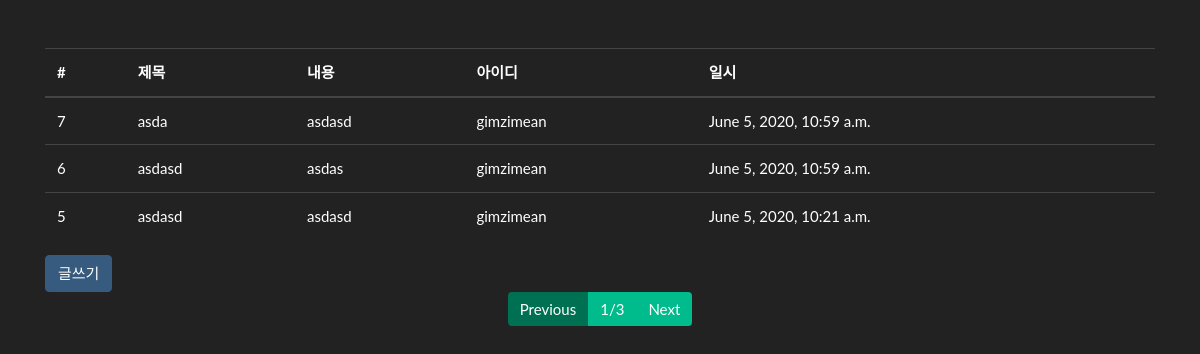
Before: /board/list/ with the older database file.
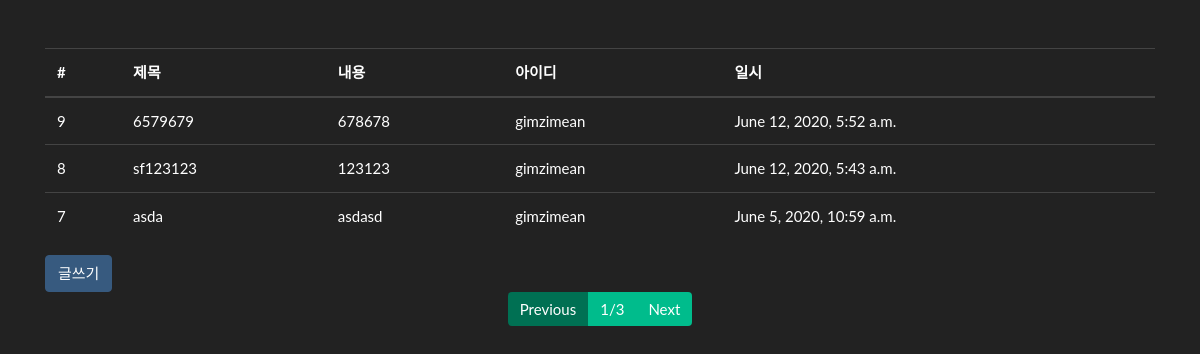
After: the same page with the newer database file.
### board/models.py (models this page shows, shortened)
class Board(models.Model):
    title = models.CharField(max_length=128,
                             verbose_name='제목')
    contents = models.TextField(verbose_name="내용")
    writer = models.ForeignKey('fcuser.Fcuser', on_delete=models.CASCADE,
                               verbose_name='작성자')
    tags = models.ManyToManyField('tag.Tag', verbose_name='태그')
    registered_dttm = models.DateTimeField(
        auto_now_add=True, verbose_name='등록시간')
    class Meta:
        db_table = 'fastcampus_board'
        verbose_name = '패스트캠퍼스 게시글'
        verbose_name_plural = '패스트캠퍼스 게시글'

### fcuser/models.py (models this page shows)
class Fcuser(models.Model):
    username = models.CharField(max_length=32,
                                verbose_name='사용자명')
    useremail = models.EmailField(max_length=128,
                                  verbose_name="사용자 이메일")
    password = models.CharField(max_length=64,
                                verbose_name='비밀번호')
    registered_dttm = models.DateTimeField(
        auto_now_add=True, verbose_name='등록시간')
    def __str__(self):
        return self.username
    class Meta:
        db_table = 'fastcampus_fcuser'
        verbose_name = '패스트캠퍼스 사용자'
        verbose_name_plural = '패스트캠퍼스 사용자'

### board/views.py (the view)
# urls.py: path('list/', views.board_list),  # 경로, 함수
def board_list(request):
    all_boards = Board.objects.all().order_by("-id")
    page = int(request.GET.get('page', 1))  # 지금 페이지는 뭐?
    paginator = Paginator(all_boards, 3)  # 몇개씩?
    boards = paginator.get_page(page)  # 뿌리기
    return render(request, 'board_list.html', {'boards': boards})

### board/templates/board_list.html
{% extends "base.html" %} {% block contents %}
<div class="row mt-5">
  <div class="col-12">
    <table class="table table-hover">
      <thead>
        <tr>
          <th>#</th>
          <th>제목</th>
          <th>내용</th>
          <th>아이디</th>
          <th>일시</th>
        </tr>
      </thead>
      <tbody>
        {% for board in boards %}
        <tr onclick="location.href = '/board/detail/{{board.id}}'">
          <td>{{board.id}}</td>
          <td>{{board.title}}</td>
          <td>{{board.contents}}</td>
          <td>{{board.writer}}</td>
          <td>{{board.registered_dttm}}</td>
        </tr>
        {% endfor%}
      </tbody>
    </table>
  </div>
</div>
<div class="row">
  <div class="col-12">
    <button class="btn btn-primary" onclick="location.href='/board/write/'">
      글쓰기
    </button>
  </div>
</div>
<ul class="pagination justify-content-center">
  {% if boards.has_previous %}
  <li class="page-item"><a class="page-link" href="?page={{boards.previous_page_number}}">Previous</a></li>
  {% else %}
  <li class="page-item disabled"><a class="page-link" href="#">Previous</a></li>
  {% endif %}
  <li class="page-item"><a class="page-link" href="#">{{boards.number}}/{{boards.paginator.num_pages}}</a></li>
  {% if boards.has_next %}
  <li class="page-item"><a class="page-link" href="?page={{boards.next_page_number}}">Next</a></li>
  {% else %}
  <li class="page-item disabled"><a class="page-link" href="#">Previous</a></li>
  {% endif %}
</ul>
{% endblock %}

### board/templates/base.html (shortened to what this page needs)
<!DOCTYPE html>
<html lang="en">
  <head>
    <link rel="stylesheet" href="/static/bootstrap.min.css" />
  </head>
  <body>
    <div class="container">
      {% block contents %} {% endblock %}
    </div>
  </body>
</html>

Changed rows visible on the page:
no longer on this page (row unchanged): Board: id "6", title "asdasd", contents "asdas", writer "gimzimean", registered_dttm "June 5, 2020, 10:59 a.m."
no longer on this page (row unchanged): Board: id "5", title "asdasd", contents "asdasd", writer "gimzimean", registered_dttm "June 5, 2020, 10:21 a.m."
added Board: id "9", title "6579679", contents "678678", writer "gimzimean", registered_dttm "June 12, 2020, 5:52 a.m."
added Board: id "8", title "sf123123", contents "123123", writer "gimzimean", registered_dttm "June 12, 2020, 5:43 a.m."
